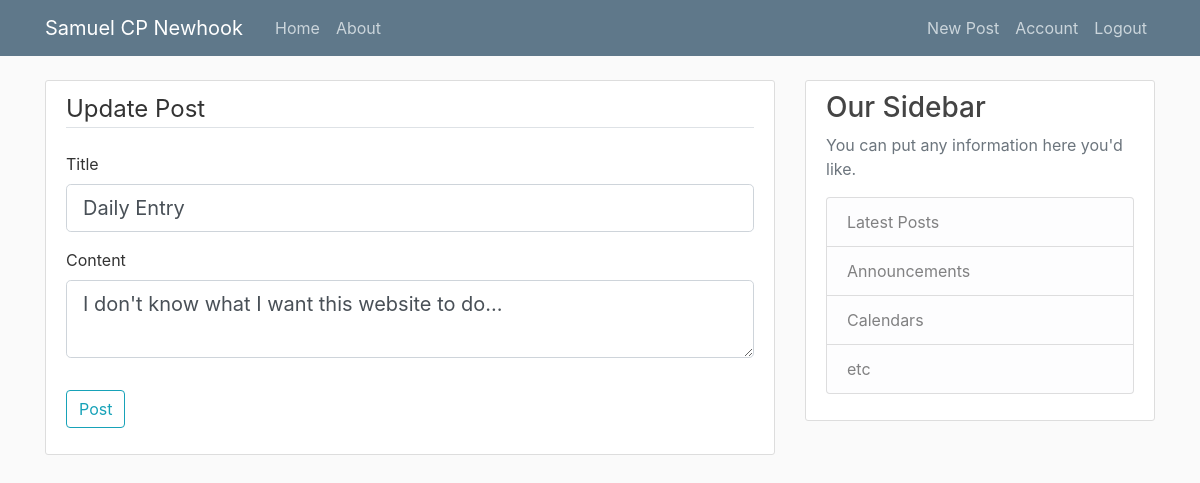
Page /post/3/update (signed in) on the committed database.
### samnewhook/models.py (models this page shows, shortened)
class Post(db.Model):
    id = db.Column(db.Integer, primary_key=True)
    title = db.Column(db.String(100), nullable=False)
    date_posted = db.Column(db.DateTime, nullable=False, default=datetime.utcnow)
    content = db.Column(db.Text, nullable=False)
    user_id = db.Column(db.Integer, db.ForeignKey('user.id'), nullable=False)

### samnewhook/routes.py (the view)
@app.route("/post/<int:post_id>/update", methods=['GET', 'POST'])
@login_required
def update_post(post_id):
    post = Post.query.get_or_404(post_id)
    if post.author != current_user:
        abort(403)
    form = PostForm()
    if form.validate_on_submit():
        post.title = form.title.data
        post.content = form.content.data
        db.session.commit()
        flash('Your post has been updated!', 'success')
        return redirect(url_for('post', post_id=post.id))
    elif request.method == 'GET':
        form.title.data = post.title
        form.content.data = post.content
    return render_template('create_post.html', title='Update Post', form=form, legend='Update Post')

### samnewhook/forms.py
class PostForm(FlaskForm):
    title = StringField('Title', validators=[DataRequired()])
    content = TextAreaField('Content', validators=[DataRequired()])
    submit = SubmitField('Post')

### samnewhook/models.py (called while the page is built)
@login_manager.user_loader
def load_user(user_id):
    return User.query.get(int(user_id))

### samnewhook/templates/create_post.html (shortened to what this page needs)
{% extends "layout.html" %}
{% block content %}
<div class="content-section">
    <form method="POST" action="">
        <fieldset class="form-group">
            <legend class="border-bottom mb-4">
                {{ legend }}
            </legend>
            <div class="form-group">
                {{ form.title.label(class="form-control-label") }}
                {% if form.title.errors %}
                    {{ form.title(class="form-control form-control-lg is-invalid") }}
                    <div class="invalid-feedback">
                        {% for error in form.title.errors %}
                            <span>{{ error }}</span>
                        {% endfor %}
                    </div>
                {% else %}
                    {{ form.title(class="form-control form-control-lg") }}
                {% endif %}
            </div>
            <div class="form-group">
                {{ form.content.label(class="form-control-label") }}
                {% if form.content.errors %}
                    {{ form.content(class="form-control form-control-lg is-invalid") }}
                    <div class="invalid-feedback">
                        {% for error in form.content.errors %}
                            <span>{{ error }}</span>
                        {% endfor %}
                    </div>
                {% else %}
                    {{ form.content(class="form-control form-control-lg") }}
                {% endif %}
            </div>
        </fieldset>
        <div class="form-group">
            {{ form.submit(class="btn btn-outline-info") }}
        </div>
    </form>
</div>
{% endblock content %}

### samnewhook/static/main.css (style rules this page uses)
body { background: #fafafa; color: #333333; margin-top: 5rem; }
.content-section { background: #ffffff; padding: 10px 20px; border: 1px solid #dddddd; border-radius: 3px; margin-bottom: 20px; }

### rows in the picture
Post: title "Daily Entry", content "I don't know what I want this website to do..."

### other values in the picture
{{ legend }} "Update Post"
